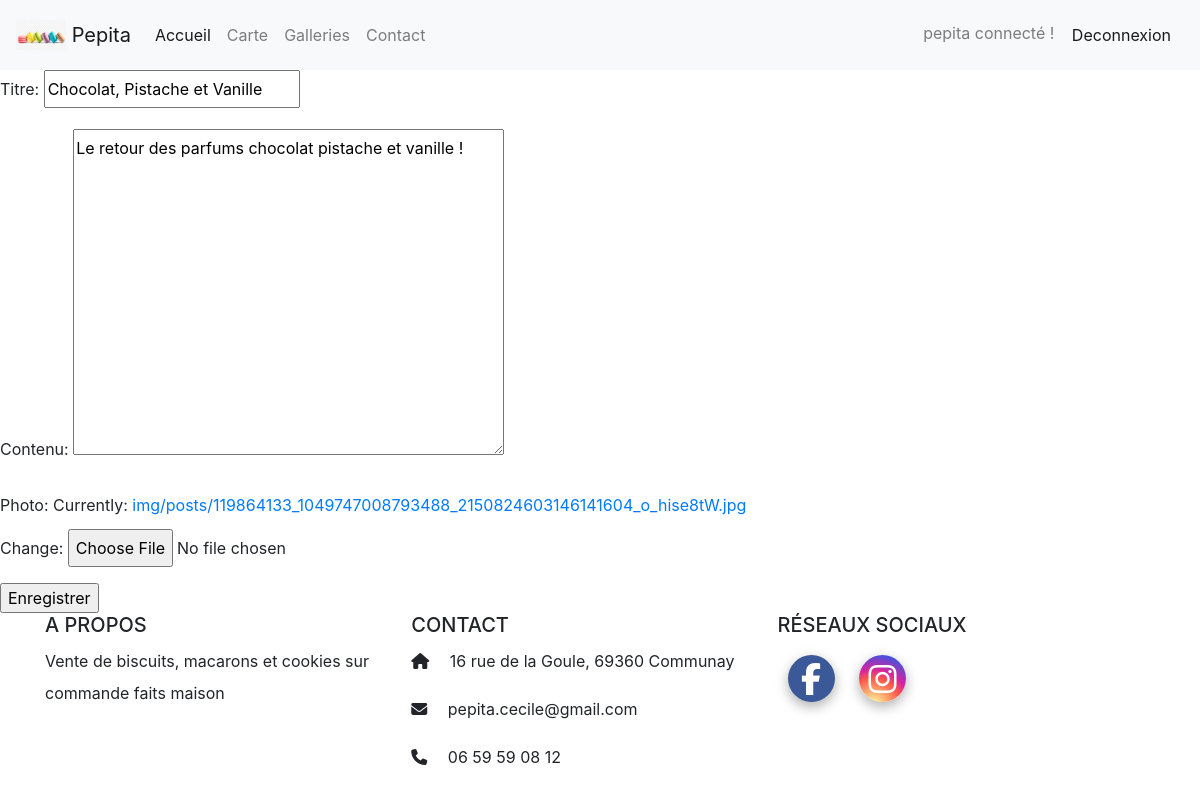
/blog/modifier-post/5/chocolat-pistache-et-vanille (signed in), run on the app's committed database.
### blog/models.py (models this page shows, shortened)
class Post(models.Model):
	titre = models.CharField(max_length=200)
	slug = models.SlugField(max_length=200)
	contenu = models.TextField()
	photo = models.ImageField(upload_to="img/posts/")
	creation_date = models.DateField(default=timezone.now)
	modification_date = models.DateField(default=timezone.now)
	tags = TaggableManager()
	class Meta:
		ordering = ['-modification_date']

### blog/views.py (the view, shortened to what this page needs)
# urls.py: path('modifier-post/<int:id>/<slug:slug>', views.ModificationPost.as_view(), name="modifier_post"),
class ModificationPost(UpdateView):
	model = Post
	template_name = 'blog/creer_post.html'
	form_class = PostForm
	success_url = reverse_lazy('liste_post')
	def get_object(self):
		code = self.kwargs.get('id',None)
		slug = self.kwargs.get('slug', None)
		return get_object_or_404(Post,pk=code)

### blog/forms.py (shortened to what this page needs)
class PostForm(forms.ModelForm):
	class Meta:
		model = Post
		fields = ('titre', 'contenu', 'photo','tags')

### blog/templates/blog/creer_post.html (shortened to what this page needs)
{% extends "base.html" %}
{% block content %}
<form action="{% url 'creer_post' %} " method="post" enctype="multipart/form-data">
	{{ form.as_p }}
	<input type="submit" value="Enregistrer" />
</form>
{% endblock %}

### templates/base.html (shortened to what this page needs)
<!DOCTYPE html>
<html lang="fr">
<head>
	{% load static %}
	<link rel="stylesheet" type="text/css" href="{% static 'css/bootstrap.css' %}">
	<link rel="stylesheet" type="text/css" href="{% static 'css/footer.css' %}">
	<link rel="stylesheet" type="text/css" href="{% static 'css/fontawesome/css/all.css' %}">
</head>
<body>
	<header>
		<nav class="navbar navbar-expand-lg navbar-light bg-light">
			<a class="navbar-brand" href="{% url 'accueil' %}">
				<img src="{% static 'img/macaron.jpg' %}" width="50" height="30" class="d-inline-block align-top" alt="">
				Pepita
			</a>
			<div class="collapse navbar-collapse" id="navbarNav">
				<ul class="navbar-nav">
					<li id="accueil" class="nav-item">
						<a class="nav-link" href="{% url 'liste_post' %}">Accueil</a>
					</li>
					<li id="carte" class="nav-item">
						<a class="nav-link" href="#">Carte</a>
					</li>
					<li id="photo" class="nav-item">
						<a class="nav-link" href="#">Galleries</a>
					</li>
					<li id="contact" class="nav-item">
						<a class="nav-link" href="#">Contact</a>
					</li>
				</ul>
			</div>
			<span class='navbar-text'>
				{% if user.is_authenticated %}
				{{ user.username }} connecté !
				<a class="btn" href="{% url 'deconnexion' %}">Deconnexion</a>
				{% else %}
				<a class="btn" href="{% url 'connexion' %}">Connexion</a>
				<a class="btn" href="{% url 'nouveau-user' %}"> S'enregistrer</a>
				{% endif %}
			</span>
		</nav>
	</header>
	<main>
		{% block content %}
		{% endblock %}
	</main>
	<footer class="footer">
		<div class="container text-left">
			<div class="foot-section">
				<h5 class="text-uppercase">A propos</h5>
				<p>Vente de biscuits, macarons et cookies sur commande faits maison </p>
			</div>
			<div class="foot-section">
				<h5 class="text-uppercase">Contact</h5>
				<ul class="list-unstyled text-left">
					<li>
						<p><i class="fas fa-home mr-3"></i> 16 rue de la Goule, 69360 Communay</p>
					</li>
					<li>
						<p><i class="fas fa-envelope mr-3"></i> pepita.cecile@gmail.com</p>
					</li>
					<li>
						<p><i class="fas fa-phone mr-3"></i> 06 59 59 08 12</p>
					</li>
				</ul>
			</div>
			<div class="foot-section">
				<h5 class="text-uppercase">Réseaux sociaux</h5>
				<a type="button" class="btn-fb btn-floating" href="https://fr-fr.facebook.com/pepita.cecile/">
					<i class="fab fa-facebook-f"></i>
				</a>
				<a type="button" class ="btn-insta btn-floating" href="https://www.instagram.com/pepita.cecile/">
					<i class="fab fa-instagram"></i>
				</a>
			</div>
		</div>
	</footer>
</body>
</html>

### static/css/footer.css (style rules this page uses)
html { position: relative; min-height: 100%; }
.footer { position: static; bottom: 0; width: 100%; height: auto; line-height: 60px; background-color: #f5f5f5; }
ul { display: block; list-style-type: disc; margin-block-start: 10em; margin-block-end: 1em; margin-inline-start: 0px; margin-inline-end: 0px; padding-inline-start: 40px; margin-top: 0; margin-bottom: 1rem; }
li { display: list-item; text-align: -webkit-match-parent; line-height: 2em; }
.btn-fb { color: #fff; background-color: #3b5998; }
.btn-insta { color: #fff; background: radial-gradient(circle at 30% 107%, #fdf497 0%, #fdf497 5%, #fd5949 45%,#d6249f 60%,#285AEB 90%); }
.btn-floating { position: relative; z-index: 1; display: inline-block; padding: 0; margin: 10px; overflow: hidden; vertical-align: middle; cursor: pointer; border-radius: 50%; -webkit-box-shadow: 0 5px 11px 0 rgba(0,0,0,0.18), 0 4px 15px 0 rgba(0,0,0,0.15); box-shadow: 0 5px 11px 0 rgba(0,0,0,0.18), 0 4px 15px 0 rgba(0,0,0,0.15); -webkit-transition: all .2s ease-in-out; transition: all .2s ease-in-out; width: 47px; height: 47px; }
.btn-floating i { display: inline-block; width: inherit; color: #fff; text-align: center; font-size: 2rem; line-height: 47px; }
.foot-section { width: 33%; float: left; }
p { display: block; margin-block-start: 1em; margin-block-end: 1em; margin-inline-start: 0px; margin-inline-end: 0px; margin-top: 0; margin-bottom: 1rem; line-height: 2em; }

### data on the page
Post: titre "Chocolat, Pistache et Vanille", contenu "Le retour des parfums chocolat pistache et vanille !"

### other printed values
{{ user.username }} "pepita"
